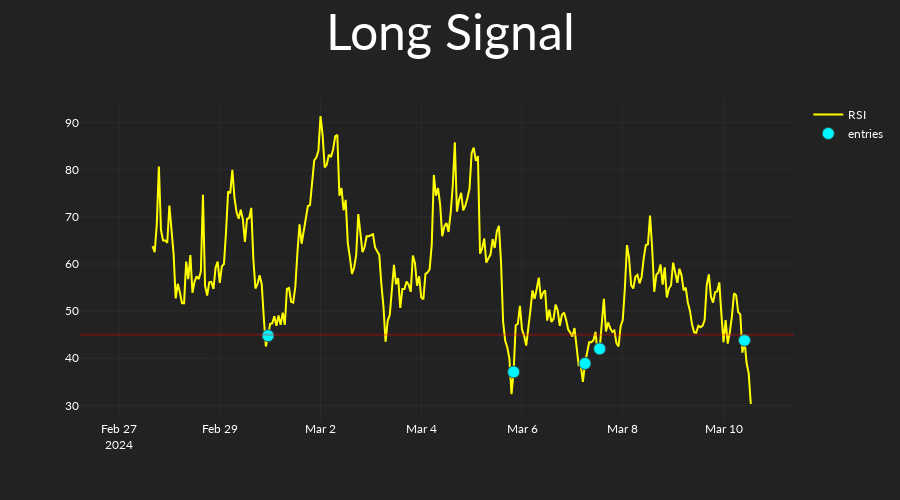

Write notebook code for a chart like this one.
### Code cell
long_start = RSIRisingFalling(
    long_short="long",
    rsi_length=np.array([14]),
    rsi_is_below=np.arange(35,61,5),
)

long_start.set_entries_exits_array(
    candles=candles,
    ind_set_index=2,
)
long_start.plot_signals(candles=candles)

### Figure 1 — Plotly figure (JSON) as saved in the notebook; plotly's stock layout.template omitted (floating-point values rounded to 4 significant figures; data arrays with more than 128 entries replaced by an {"elided": "..."} marker saying what was removed)
{"data": [{"line": {"color": "yellow"}, "name": "RSI", "type": "scatter", "x": {"elided": "300 str values"}, "y": {"elided": "300 float values"}}, {"marker": {"color": "#00F6FF", "line": {"color": "DarkSlateGrey", "width": 1}, "size": 12, "symbol": "circle"}, "mode": "markers", "name": "entries", "type": "scatter", "x": {"elided": "300 str values"}, "y": {"elided": "300 float values"}}], "layout": {"height": 500, "shapes": [{"line": {"color": "red"}, "opacity": 0.3, "type": "line", "x0": 0, "x1": 1, "xref": "x domain", "y0": 45, "y1": 45, "yref": "y"}], "title": {"font": {"size": 50}, "text": "Long Signal", "x": 0.5, "xanchor": "center"}, "xaxis": {"rangeslider": {"visible": false}}}}
